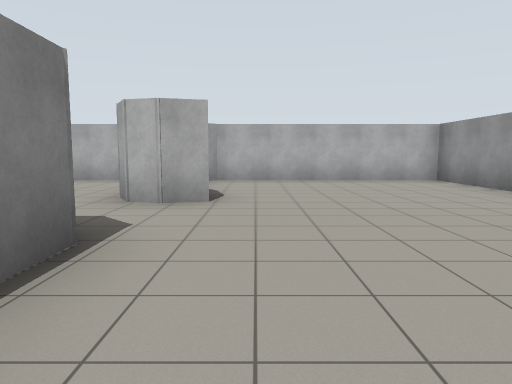
View 1 (above)

14 first-person views from a walk through a robot-simulator world made for Gazebo. The camera is 1.2 m above the floor, tilts 6° down and sees 70° across. The floor is counted in squares, 2 m on a side. Each view is taken from the middle of a square. On the plan, view 1 faces up. The plan holds only what a view shows up to about 10 squares ahead; the rest is blank. The place goes on beyond the plan.

View 2
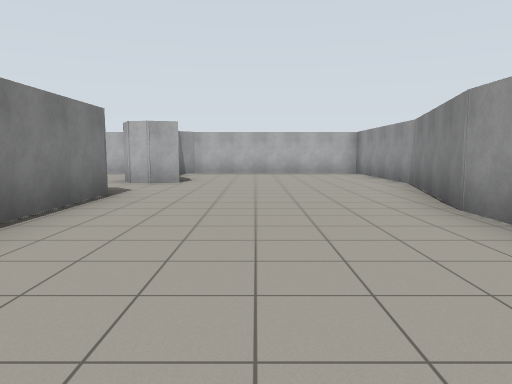

View 3
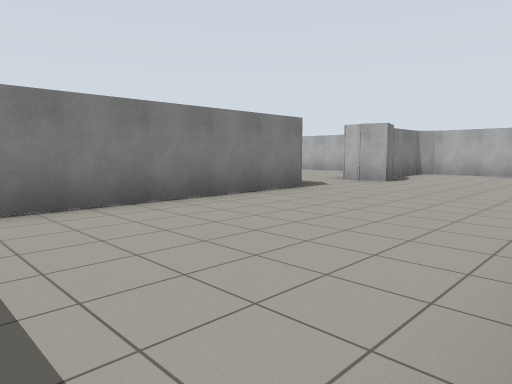

View 4
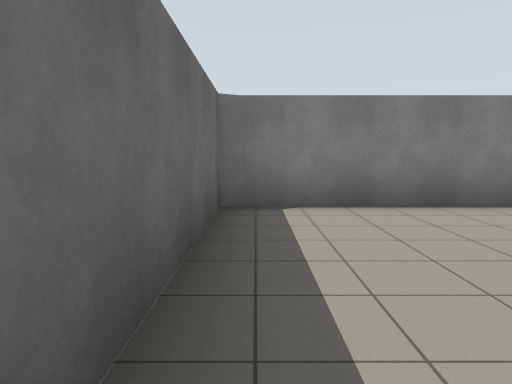

View 5
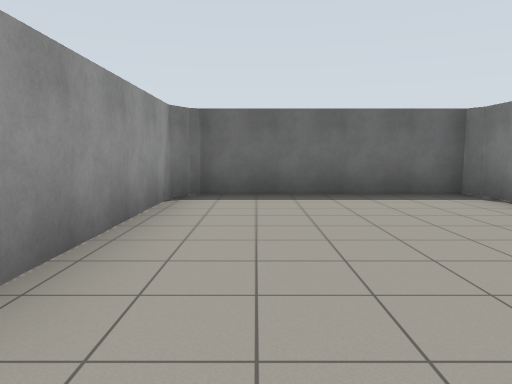

View 6
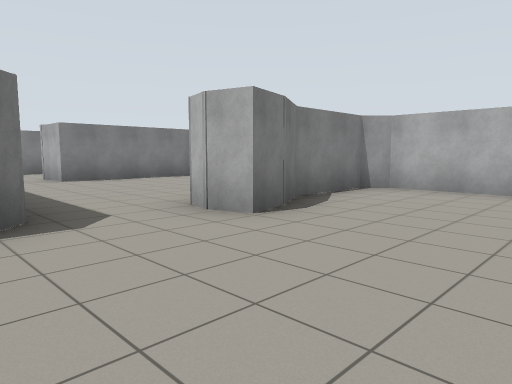

View 7
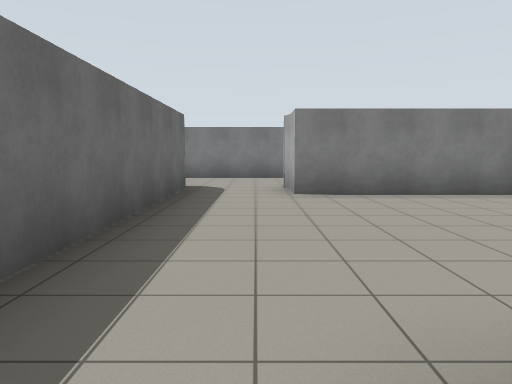

View 8
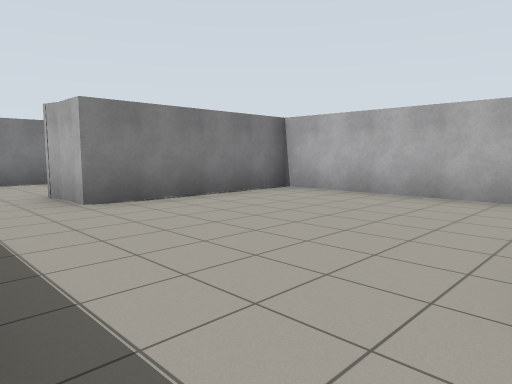

View 9
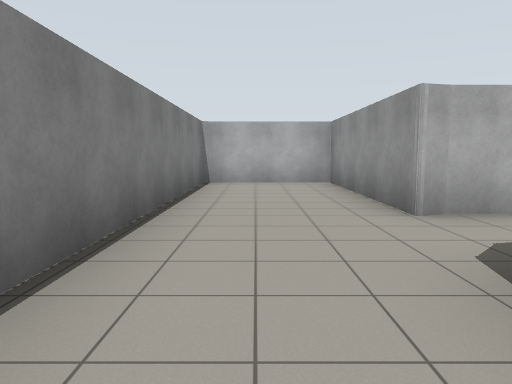

View 10
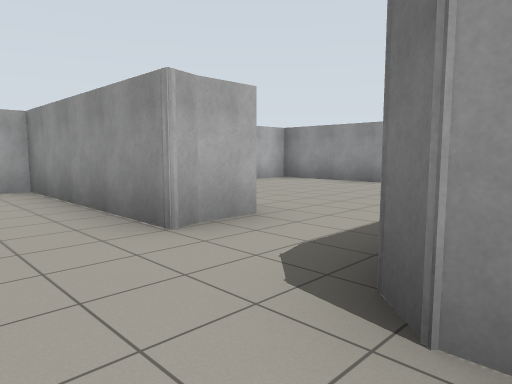

View 11
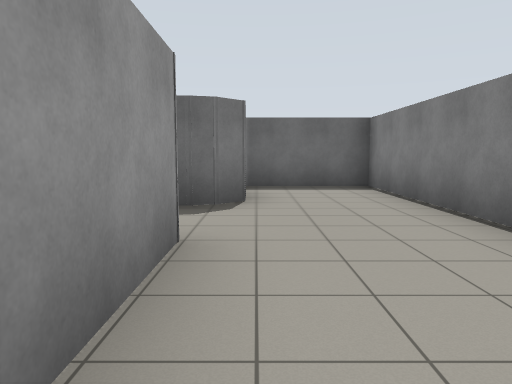

View 12
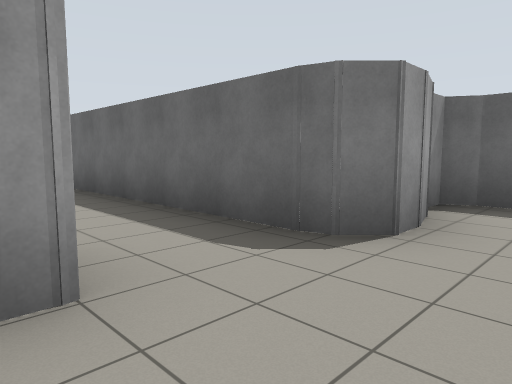

View 13
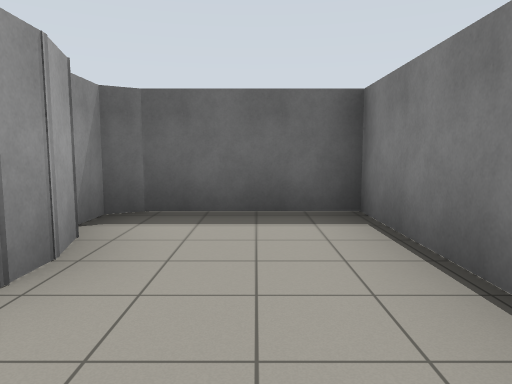

View 14
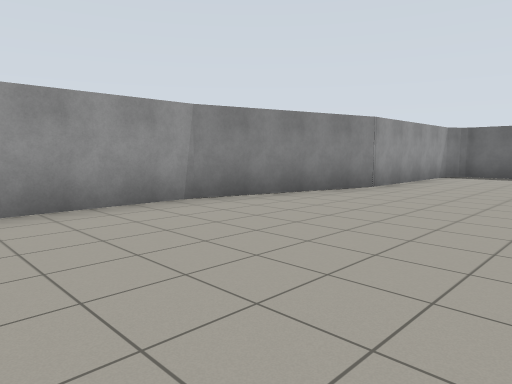

### Floor plan
Points are (right, up) in squares from view 1. A wall is a line through its corners. A room is listed if a view was taken in it or the views show most of it. See-through windows are left out.
Room 1 (views 1, 2, 3, 4, 5, 6, 7, 8, 14)
walls: (-1.2, 2.5) (-1.2, -3.4) (2.9, -3.4) (3.2, -3) (3.2, 0.9); (3.1, 0.7) (4.1, 4.2); (4.1, 4) (4.1, 8.2) (-0.9, 8.2) (-1.2, 7.8) (-1.2, 6) (-0.7, 5.2); (-0.8, 5.4) (-0.6, 4.5) (-1.2, 4.4) (-1.6, 4.5)
ways out: opening at (-2, 3.5) to room 3
Room 2 (views 9, 10, 11, 12, 13)
walls: (-7.5, 4.6) (-7.5, 8.5) (-10.1, 8.5) (-10.1, 0.2) (-7.8, 0.2) (-7.5, 0.4) (-7.5, 1); (-7.9, 2.4) (-7.5, 2.8); (-7.9, 1.9) (-7.9, 2.6) (-7.2, 2.8); (-7.7, 1.3) (-7.9, 2)
ways out: opening at (-7, 3.5) to room 3
Room 3 (no view inside)
walls: (-1.8, 5.5) (-1.8, 8.2) (-6.4, 8.2) (-6.4, 4.6) (-7.5, 4.6); (-1.6, 4.5) (-1.9, 5); (-7.5, 2.8) (-2.4, 2.8)
ways out: opening at (-2, 3.5) to room 1; opening at (-7, 3.5) to room 2

Positions as (right, up) in squares from view 1, and headings:
1: (0, 0), facing up
2: (1, -3), facing up
3: (3, -3), facing up-left
4: (3, -3), facing left
5: (2, 2), facing down
6: (2, 2), facing up-left
7: (-1, 4), facing left
8: (-2, 3), facing up-left
9: (-9, 1), facing up
10: (-9, 2), facing up-right
11: (-8, 7), facing down
12: (-9, 5), facing down-right
13: (-9, 4), facing down
14: (0, 7), facing down-right
